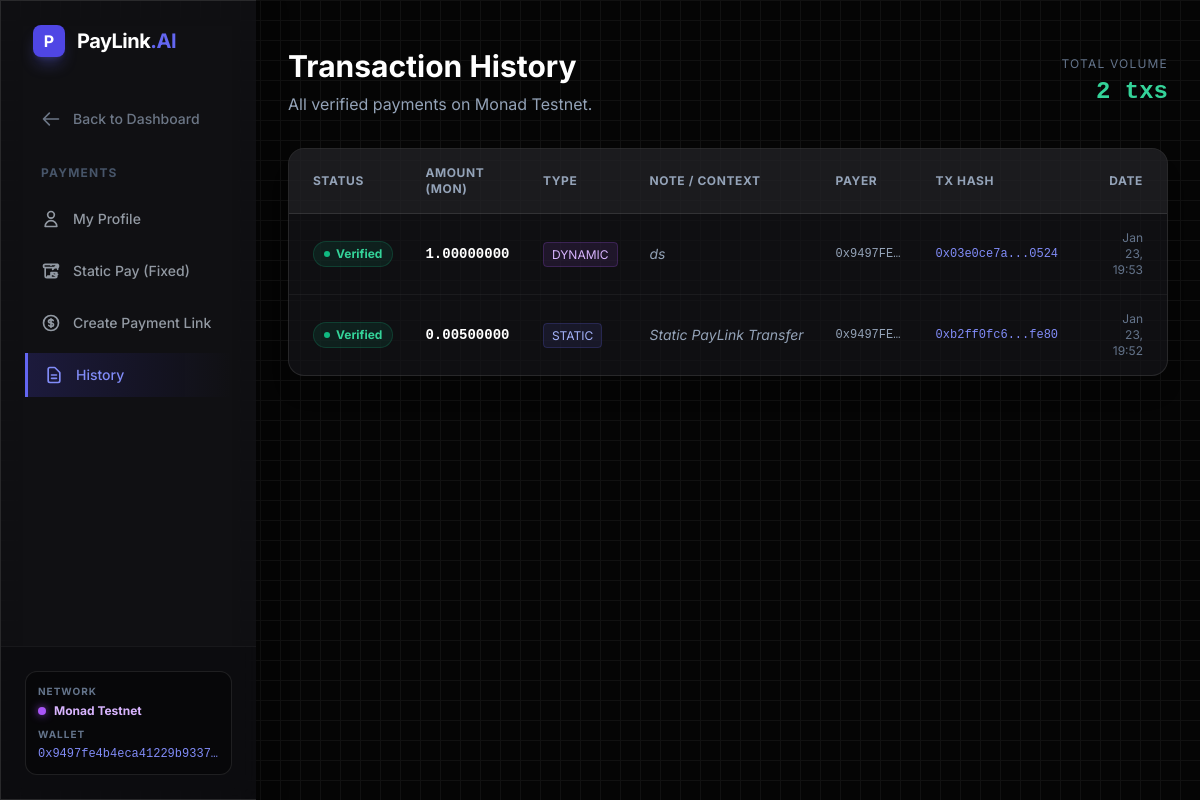
Screenshot of /paylink/history/ (signed in) with the database file from the repository.
### payment/models.py (models this page shows, shortened)
class PaymentTransaction(models.Model):
    request = models.ForeignKey(PaymentRequest, on_delete=models.CASCADE, related_name='transactions')
    payer_wallet = models.CharField(max_length=42)
    tx_hash = models.CharField(max_length=66, unique=True)
    chain_id = models.CharField(max_length=10, default='10143') # Monad Testnet ID
    amount_mon = models.DecimalField(max_digits=20, decimal_places=8)
    verified = models.BooleanField(default=False)
    created_at = models.DateTimeField(auto_now_add=True)

class PaymentRequest(models.Model):
    TYPES = [
        ('STATIC', 'Static QR'),
        ('DYNAMIC', 'Dynamic QR')
    ]
    STATUS_CHOICES = [
        ('PENDING', 'Pending'),
        ('PAID', 'Paid'),
        ('EXPIRED', 'Expired')
    ]
    id = models.UUIDField(primary_key=True, default=uuid.uuid4, editable=False)
    request_type = models.CharField(max_length=10, choices=TYPES, default='DYNAMIC')
    amount_mon = models.DecimalField(max_digits=20, decimal_places=8, default=0.0)
    note = models.TextField(blank=True, null=True)
    receiver_wallet = models.CharField(max_length=42)
    status = models.CharField(max_length=10, choices=STATUS_CHOICES, default='PENDING')
    created_at = models.DateTimeField(auto_now_add=True)
    paid_at = models.DateTimeField(null=True, blank=True)

### payment/views.py (the view)
# urls.py: path('history/', views.payment_history, name='payment_history'),
@login_required
def payment_history(request):
    txs = PaymentTransaction.objects.all().order_by('-created_at')
    return render(request, 'payment/history.html', {'transactions': txs})

### payment/templates/payment/history.html (shortened to what this page needs)
{% extends 'payment/base.html' %}
{% block content %}
<div class="max-w-5xl mx-auto pt-4 animate-fade-in">
    <div class="flex justify-between items-center mb-8">
        <div>
            <h1 class="text-3xl font-bold text-white mb-2">Transaction History</h1>
            <p class="text-slate-400">All verified payments on Monad Testnet.</p>
        </div>
        <div class="text-right">
            <div class="text-xs text-slate-500 uppercase tracking-widest mb-1">Total Volume</div>
            <div class="text-2xl font-mono font-bold text-emerald-400">{{ transactions.count|default:"0" }} txs</div>
        </div>
    </div>
    <div class="glass-panel border border-white/10 rounded-2xl overflow-hidden shadow-xl">
        <div class="overflow-x-auto">
            <table class="w-full text-left border-collapse">
                <thead>
                    <tr class="bg-white/5 border-b border-white/10 text-xs text-slate-400 uppercase tracking-wider font-semibold">
                        <th class="p-4 pl-6">Status</th>
                        <th class="p-4">Amount (MON)</th>
                        <th class="p-4">Type</th>
                        <th class="p-4">Note / Context</th>
                        <th class="p-4">Payer</th>
                        <th class="p-4">Tx Hash</th>
                        <th class="p-4 text-right pr-6">Date</th>
                    </tr>
                </thead>
                <tbody class="divide-y divide-white/5 text-sm text-slate-300">
                    {% for tx in transactions %}
                    <tr class="hover:bg-white/5 transition-colors group">
                        <td class="p-4 pl-6">
                            {% if tx.verified %}
                                <div class="inline-flex items-center gap-1.5 px-2.5 py-1 rounded-full bg-emerald-500/10 text-emerald-400 text-xs font-bold border border-emerald-500/20">
                                    <span class="w-1.5 h-1.5 rounded-full bg-emerald-500"></span>
                                    Verified
                                </div>
                            {% else %}
                                <div class="inline-flex items-center gap-1.5 px-2.5 py-1 rounded-full bg-yellow-500/10 text-yellow-400 text-xs font-bold border border-yellow-500/20">
                                    Pending
                                </div>
                            {% endif %}
                        </td>
                        <td class="p-4 font-mono font-bold text-white">{{ tx.amount_mon }}</td>
                        <td class="p-4">
                            {% if tx.request.request_type == 'STATIC' %}
                                <span class="px-2 py-1 rounded bg-indigo-500/10 text-indigo-300 text-xs border border-indigo-500/20">STATIC</span>
                            {% else %}
                                <span class="px-2 py-1 rounded bg-purple-500/10 text-purple-300 text-xs border border-purple-500/20">DYNAMIC</span>
                            {% endif %}
                        </td>
                        <td class="p-4 max-w-xs truncate text-slate-400 italic">
                            {{ tx.request.note|default:"-" }}
                        </td>
                        <td class="p-4 font-mono text-xs text-slate-400 truncate max-w-[100px]" title="{{ tx.payer_wallet }}">
                            {{ tx.payer_wallet }}
                        </td>
                        <td class="p-4">
                            <a href="http://testnet.monadexplorer.com/tx/{{ tx.tx_hash }}" target="_blank" class="text-indigo-400 font-mono text-xs hover:text-white transition flex items-center gap-1">
                                {{ tx.tx_hash|slice:":10" }}...{{ tx.tx_hash|slice:"-4:" }}
                            </a>
                        </td>
                        <td class="p-4 text-right pr-6 text-slate-500 text-xs">
                            {{ tx.created_at|date:"M d, H:i" }}
                        </td>
                    </tr>
                    {% empty %}
                    <tr>
                        <td colspan="7" class="p-8 text-center text-slate-500 italic">
                            No transactions found yet.
                        </td>
                    </tr>
                    {% endfor %}
                </tbody>
            </table>
        </div>
    </div>
</div>
{% endblock %}

### payment/templates/payment/base.html (style rules this page uses)
body { font-family: 'Inter', sans-serif; background-color: #050505; background-image: linear-gradient(#111 1px, transparent 1px), linear-gradient(90deg, #111 1px, transparent 1px); background-size: 20px 20px; color: #E2E8F0; }
.font-mono { font-family: 'JetBrains Mono', monospace; }
.glass-panel { background: rgba(20, 20, 25, 0.7); backdrop-filter: blur(12px); border: 1px solid rgba(255, 255, 255, 0.08); box-shadow: 0 4px 30px rgba(0, 0, 0, 0.3); }
.animate-fade-in { animation: fadeIn 0.5s ease-out forwards; opacity: 0; }

### rows the page displays
PaymentTransaction: verified True (drawn), amount_mon "1.00000000", shows "DYNAMIC", request.note "ds", payer_wallet "0x9497FE…", tx_hash "0x03e0ce7a", tx_hash "0524", created_at "Jan 23, 19:53"
PaymentTransaction: verified True (drawn), amount_mon "0.00500000", shows "STATIC", request.note "Static PayLink Transfer", payer_wallet "0x9497FE…", tx_hash "0xb2ff0fc6", tx_hash "fe80", created_at "Jan 23, 19:52"

### other values shown
{{ transactions.count|default:"0" }} "2"
